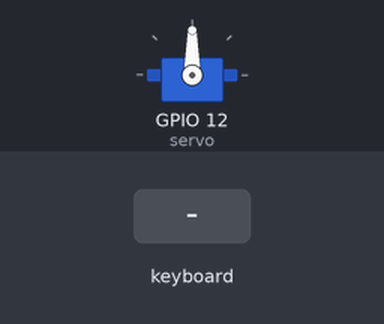
Recording of a program running on a simulated Raspberry Pi (BCM pin numbers). Parts: servo. The inputs (shaded band) are chosen by the test bench. The pygame window is not drawn; servo angles are drawn from the pulse width (0.5 ms = 0°, 2.5 ms = 180°).

Above: at 1.2 s.
1.3 s: key "l" typed on the keyboard
At 2.4 s:
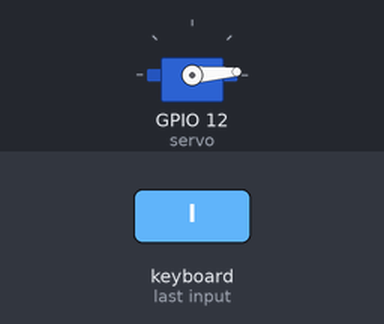
2.8 s: key "r" typed on the keyboard
At 3.5 s:
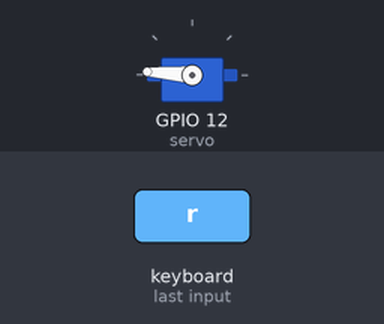
Timing chart, 0 to 5.8 s (numbered marks = the images above; inputs shaded):
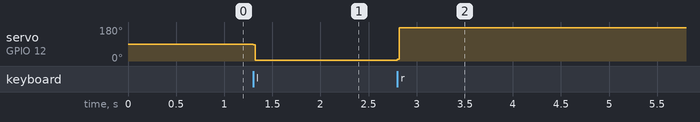

The program:

pizero_drv8871_servo_v3.py
```python
import os
os.system('sudo pigpiod')
from gpiozero import Servo
import time
import numpy as np
#import pigpio
import pygame

from gpiozero.pins.pigpio import PiGPIOFactory
factory = PiGPIOFactory()
screen = pygame.display.set_mode([240, 160])

hw_pwm = 12
#pi = pigpio.pi()
#pi.set_mode(hw_pwm, pigpio.OUTPUT)
servo = Servo(hw_pwm, min_pulse_width=0.5/1000, max_pulse_width=2.5/1000, pin_factory=factory)

steps = 0

try:
	while True:
		for event in pygame.event.get():
			if event.type == pygame.KEYDOWN:
				if event.key == pygame.K_q:
					pygame.quit()
				elif event.key == pygame.K_l:
					for steps in np.arange (steps, -1, -0.05):
						#pi.set_servo_pulsewidth(hw_pwm, steps)
						servo.value = steps;
				elif event.key == pygame.K_r:
					for steps in np.arange (steps, 1, 0.05):
						#pi.set_servo_pulsewidth(hw_pwm, steps)
						servo.value = steps;
			elif event.type == pygame.KEYUP:
				#pi.set_servo_pulsewidth(hw_pwm, 0)
				servo.value = None;

finally:
	servo.close()
```

Measured:
- after the input at 1.3 s, servo on GPIO 12 (servo): 90° → 4° at once
- after the input at 2.8 s, servo on GPIO 12 (servo): 4° → 176° at once
